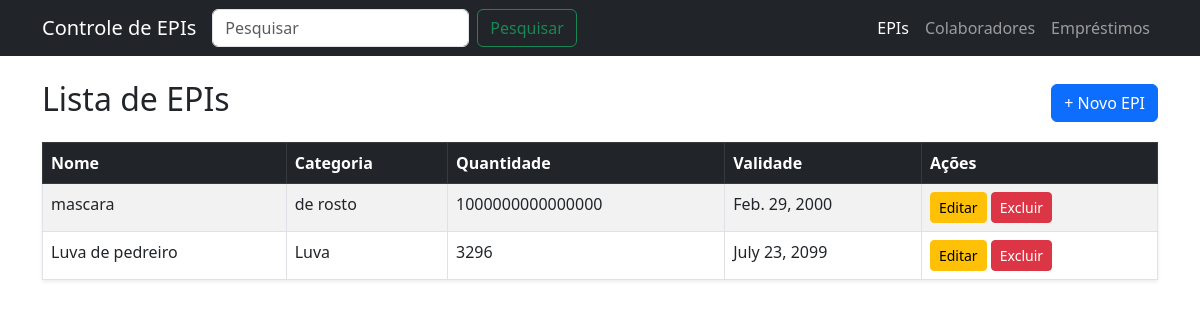
The app's page /, older data.
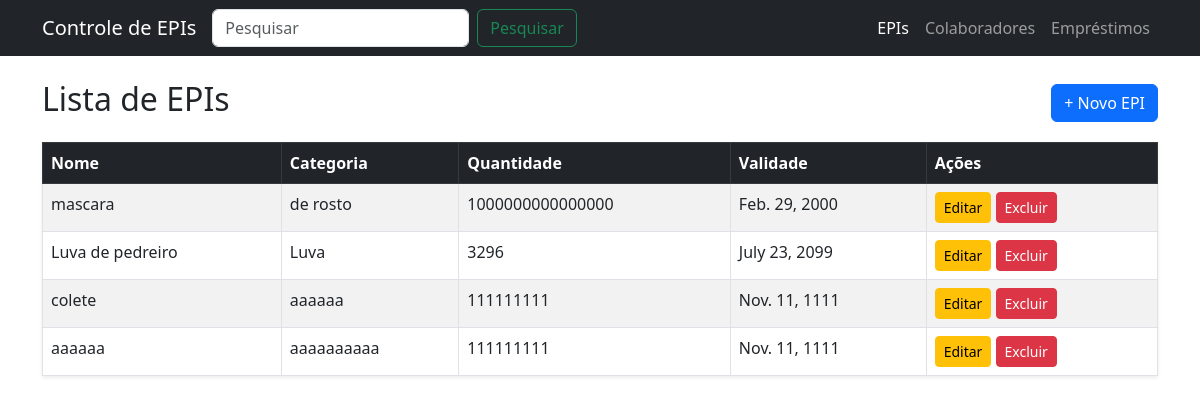
The same page, newer data.
### app_cad_usuarios/models.py (models this page shows, shortened)
class EPI(models.Model):
    nome = models.CharField(max_length=100)
    categoria = models.CharField(max_length=100)
    quantidade = models.PositiveIntegerField()
    validade = models.DateField(null=True, blank=True)

### app_cad_usuarios/views.py (the view)
# urls.py: path('', views.lista_epis, name='lista_epis'),
def lista_epis(request, check = None):
    q = request.GET.get('q')
    if q:
        epis = EPI.objects.filter(nome__icontains=q)
    else:
        epis = EPI.objects.all()
    return render(request, 'epis/lista.html', {'epis': epis})

### app_cad_usuarios/templates/epis/lista.html (shortened to what this page needs)
{% extends 'base.html' %}
{% block content %}
<div class="d-flex justify-content-between align-items-center mb-3">
    <h2>Lista de EPIs</h2>
    <a href="{% url 'criar_epi' %}" class="btn btn-primary">+ Novo EPI</a>
</div>
{% if epis %}
<table class="table table-striped table-bordered shadow-sm">
    <thead class="table-dark">
        <tr>
            <th>Nome</th>
            <th>Categoria</th>
            <th>Quantidade</th>
            <th>Validade</th>
            <th>Ações</th>
        </tr>
    </thead>
    <tbody>
        {% for e in epis %}
        <tr>
            <td>{{ e.nome }}</td>
            <td>{{ e.categoria }}</td>
            <td>{{ e.quantidade }}</td>
            <td>{{ e.validade|default:"-" }}</td>
            <td>
                <a href="{% url 'editar_epi' e.id %}" class="btn btn-sm btn-warning">Editar</a>
                <a href="{% url 'deletar_epi' e.id %}" class="btn btn-sm btn-danger">Excluir</a>
            </td>
        </tr>
        {% endfor %}
    </tbody>
</table>
{% else %}
<div class="alert alert-info text-center">
    Nenhum EPI cadastrado ainda.
</div>
{% endif %}
{% endblock %}

Row changes from the older to the newer data that the page shows:
added EPI: nome "colete", categoria "aaaaaa", quantidade "111111111", validade "Nov. 11, 1111"
added EPI: nome "aaaaaa", categoria "aaaaaaaaaa", quantidade "111111111", validade "Nov. 11, 1111"
